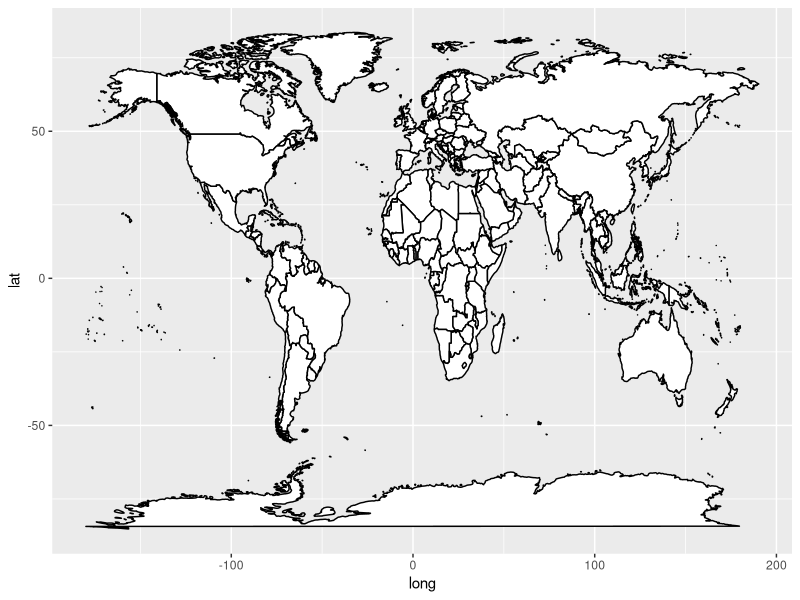
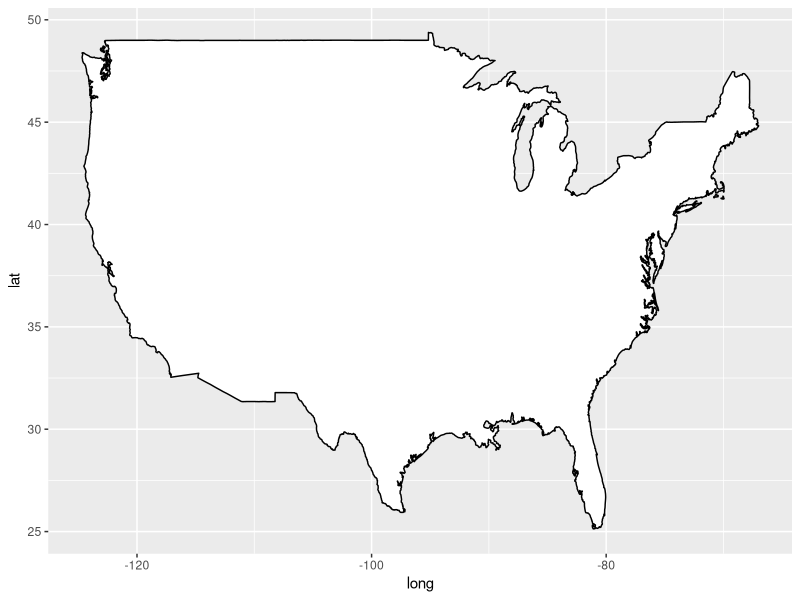
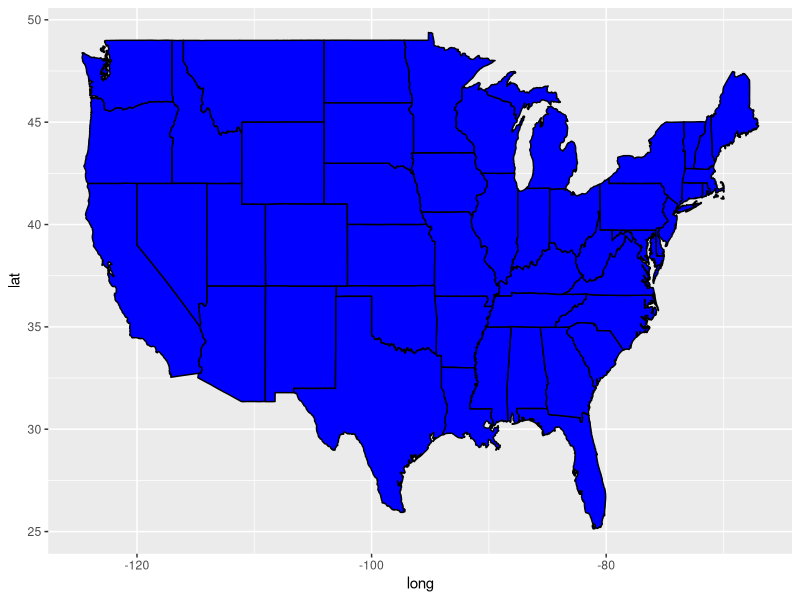
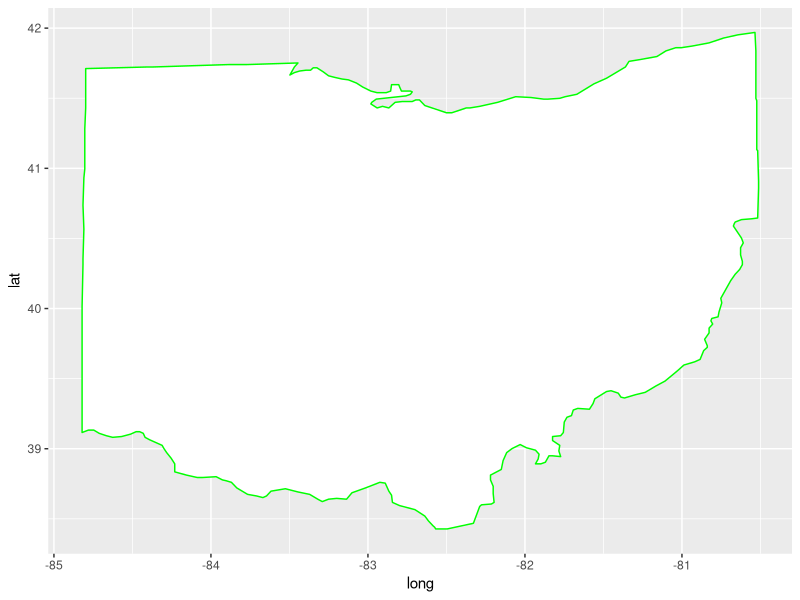
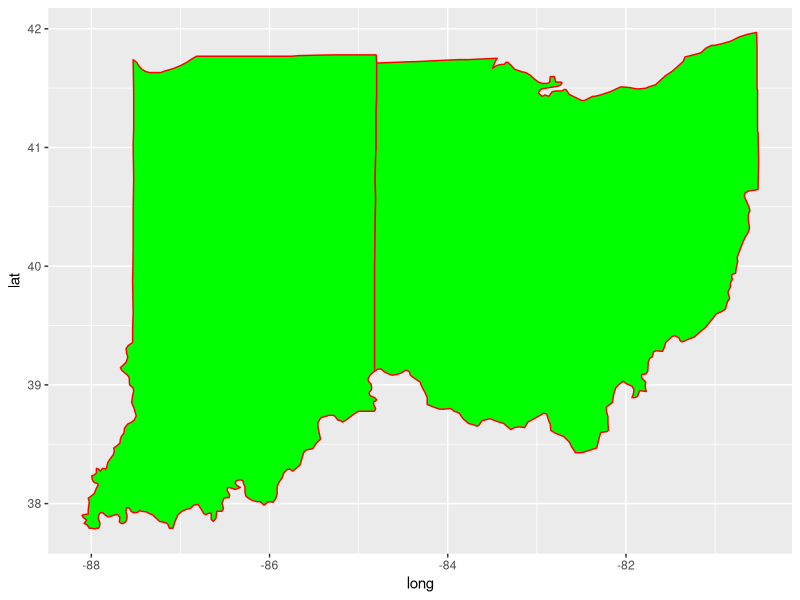
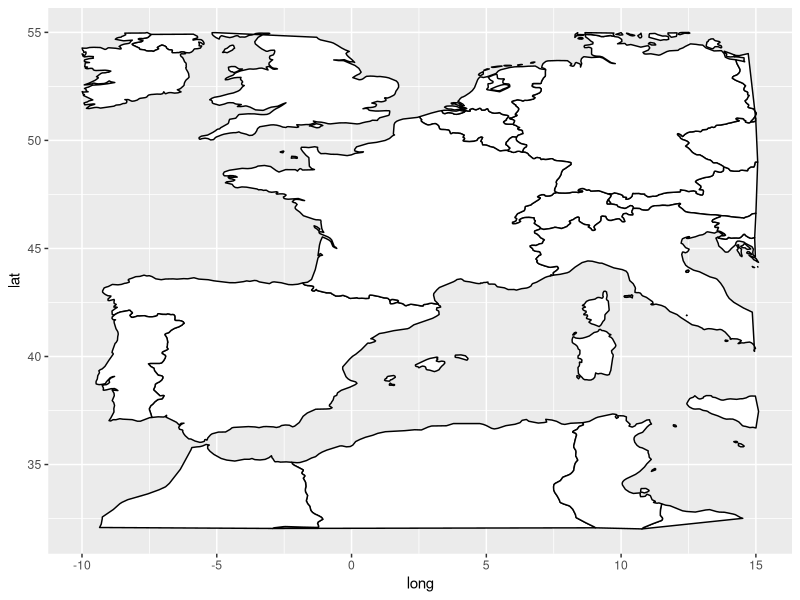
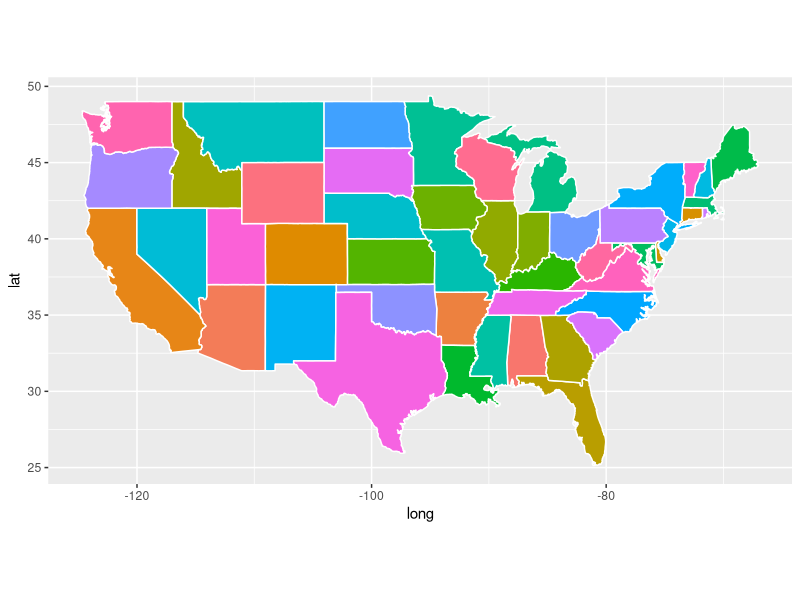
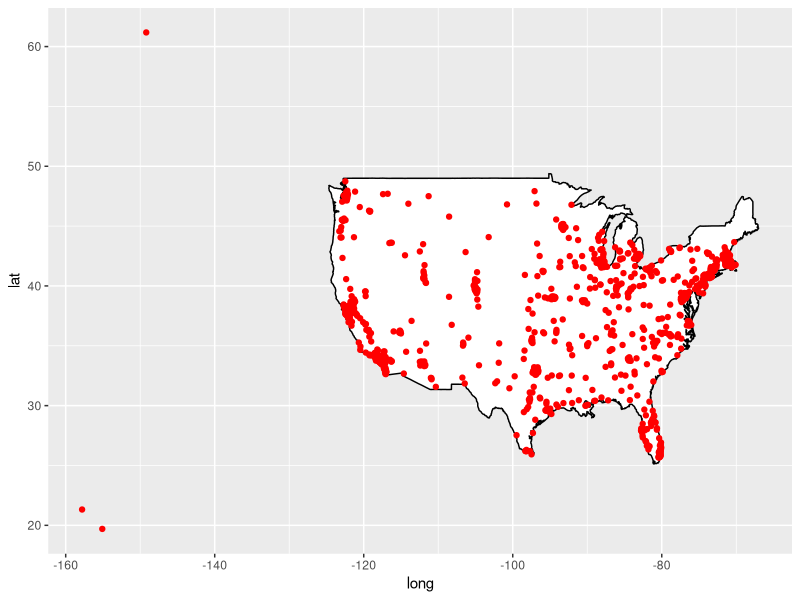

Write R code to recreate these figures, in order.
## ---- chunk 1
knitr::opts_chunk$set(echo = TRUE, warning=FALSE, message=FALSE)
## ---- chunk 2
library(tidyverse)
library(maps)
library(scales)
library(stringr)

# Let us get a world map using the "map_data" function 
world <- map_data("world")

## Let us get a US map including Hawaii, Alaska, and Puerto Rico:
usa <- map_data("usa")

# Let us get the states:
states <- map_data("state")

# Select Ohio using the filter function:
ohio <- states %>%
  filter(region == "ohio")
## ---- chunk 3
ggplot(data = world,
       mapping = aes(x = long, y = lat, group = group)) +
 geom_polygon(fill = "white", color = "black")
## ---- chunk 4
ggplot(data = usa,
       mapping = aes(x = long, y= lat, group = group)) +
 geom_polygon(fill = "white", color = "black")
## ---- chunk 5
ggplot(data = states,
       mapping = aes(x = long, y = lat, group = group)) +
 geom_polygon(fill = "blue", color = "black")
## ---- chunk 6
ggplot(data = ohio,
       mapping=aes(x = long, y = lat, group = group)) + 
  geom_polygon(fill = "white", color = "green")
## ---- chunk 7
# We can select data for two states, for example Ohio and Indiana:
ohio_indiana <- states %>% 
  filter(region == "ohio" | region == "indiana")

# Plot the map of Ohio and Indiana:
ggplot(data = ohio_indiana,
       mapping = aes(x = long, y = lat, group = group)) + 
  geom_polygon(fill = "green" , color = "red")
## ---- chunk 8
world <- map_data("world")
a_region <- filter(world, long >- 10 & long < 15.1 & lat > 32 & lat < 55)

ggplot(data = a_region,
       mapping = aes(x = long, y= lat, group = group)) +
  geom_polygon(fill = "white", color = "black")
## ---- chunk 9
head(ohio)
## ---- chunk 10
ggplot(data = states) + 
 geom_polygon(aes(x = long, y = lat, fill = region, group = group),
              color = "white") + 
 coord_fixed(1.3) +
 guides(fill = FALSE) # Do this to omit the legend
## ---- chunk 11
# The maps package has city data
head(maps::world.cities)

my_cities <- maps::world.cities

usa_cities <- filter(my_cities,country.etc == "USA")

head(usa_cities)
## ---- chunk 12
ggplot(data = usa,
       mapping = aes(x = long, y = lat, group = group)) +
 geom_polygon(color = "black", fill = "white") +
 geom_point(data = usa_cities, color = "red",
            aes(x = long, y = lat, group = NULL))
## ---- chunk 13
usa_big_cities <- filter(my_cities, country.etc == "USA" & pop > 500000)

ggplot(data = usa, mapping = aes(x = long, y = lat, group = group)) +
  geom_polygon(color = "black", fill = "white") +
  geom_point(data = usa_big_cities, color = "red",
             aes(x = long, y = lat, group = NULL))
## ---- chunk 14
ggplot(data = usa, mapping = aes(x = long, y = lat, group = group)) +
  geom_polygon(color = "black", fill = "white") +
  geom_point(data = usa_big_cities, color = "red",
             aes(x = long, y = lat, group = NULL, size = pop))
## ---- chunk 15
usa_big_cities$qual <- sample(LETTERS[1:5], nrow(usa_big_cities),
                              replace = TRUE)

ggplot(data = usa, mapping = aes(x = long, y = lat, group = group)) +
  geom_polygon(color = "black", fill = "white") +
  geom_point(data = usa_big_cities,
             aes(x = long, y = lat, group = NULL, color = qual, size = pop))
## ---- chunk 16
# No scientific notation in legend r ggplot:
# scales package adds the "scale_size_continuous" function, and we can set label=comma
library(scales)

# Change the column name to make the legend nicer"
usa_big_cities$Population <- usa_big_cities$pop
usa_big_cities$Qualitative <- usa_big_cities$qual

# Do some additional refining:
ggplot(data = usa, mapping = aes(x = long, y= lat, group = group)) + 
  geom_polygon(color = "black", fill = "white") +
  geom_point(data = usa_big_cities,
             aes(x = long, y = lat, group = NULL,
                 color = Qualitative, size = Population)) +
  scale_size_continuous(label = comma)
## ---- chunk 17
# Get basic map data for all USA counties:
usa_counties = map_data("county") 

# Subset to counties in Ohio:
oh = subset(usa_counties, region == "ohio") 
head(oh)
## ---- chunk 18
# Plot ohio counties
ggplot() +
  geom_polygon(data = oh,
               aes(x = long, y = lat, group = group, fill = subregion),
               color = "black", alpha = 0.3) + 
  coord_fixed(1.3) +
  guides(fill = FALSE) +
  ggtitle("Ohio counties")  
## ---- chunk 19
# The data of the estimated population of each  county in 2021 and percent change from 2010
Ohio <- read_csv("Ohio.csv")
head(Ohio)
## ---- chunk 20
# Create a new  column called  "county" so that counties start with capital letters
# using str_to_title function 
oh$county <- str_to_title(oh$subregion)

# Merge population data with counties data by county variable using inner_join
# function, and named the new object "ohio_pop"
ohio_pop <- inner_join(oh, Ohio, by = "county")

# Select counties with population greater than 100000
ohio_big_pop <- filter(ohio_pop, Pop > 100000)
## ---- chunk 21
ggplot(data = ohio_pop, mapping = aes(x = long, y = lat, group = group)) +
  geom_polygon(color = "black", fill = "white") +
  geom_point(data = ohio_big_pop, color = "red",
             aes(x = long, y = lat, group = NULL, size = Pop)) +
  guides(size = FALSE)  #  Do this to omit the legend
## ---- chunk 22
ApplyQuintiles <- function(x) {
  cut(x, breaks = c(quantile(ohio_pop$Pop, probs = seq(0, 1, by = 0.2))),
      labels = c("0-20", "20-40", "40-60", "60-80", "80-100"),
      include.lowest = TRUE)
}

ohio_pop$grouped_pop <- sapply(ohio_pop$Pop, ApplyQuintiles)
head(ohio_pop)
## ---- chunk 23
ggplot() +
  geom_polygon(data = ohio_pop,
               aes(x = long, y = lat, group = group, fill = grouped_pop),
               color = "black") + 
  coord_fixed(1.3) +
  scale_fill_brewer(palette = "Set1", direction = -1) +
  labs(fill = "Population Quantiles") 
## ---- chunk 24
# get basic map data for all USA counties 
usa_counties = map_data("county")    

# subset to counties in Ohio 
oh = subset(usa_counties, region == "ohio")  

# read population data
Ohio <- read_csv("Ohio.csv") 

# Create a new  column called  "county" so that counties start with capital letters using str_to_title function 
oh$county = str_to_title(oh$subregion)

# merge counties with population
ohio_pop<-inner_join(oh, Ohio, by = "county")

# Select counties with % positive population growth
ohio_pos_pop <- filter(ohio_pop, Perc>0)
ggplot(data = ohio_pop,
       mapping = aes(x = long, y= lat, group = group)) +
  geom_polygon(color = "black", fill = "white") +
  geom_point(data = ohio_pos_pop,
             aes(x = long, y = lat, group = NULL, color = "red", size = Pop)) + 
  guides(size = FALSE)  #  do this to leave off the size legend 
## ---- chunk 25
ohio_neg_pop <- filter(ohio_pop, Perc < 0)

ggplot(data = ohio_pop,
       mapping = aes(x= long, y= lat, group = group)) +
  geom_polygon(color = "black", fill = "white") +
  geom_point(data = ohio_neg_pop, color = "red",
             aes(x = long, y = lat, group = NULL, size = Perc)) +
  guides(size = FALSE) # Omit the legend

ApplyQuintiles_n <- function(x) {
  cut(x, breaks = c(quantile(ohio_neg_pop$Perc, probs = seq(0, 1, by = 0.2))),
      labels = c("0-20", "20-40", "40-60", "60-80", "80-100"),
      include.lowest = TRUE)
}

ohio_neg_pop$grouped_pop <- sapply(ohio_neg_pop$Perc, ApplyQuintiles_n)

#  plot the map
ggplot() +
  geom_polygon(data = ohio_neg_pop,
               aes(x = long, y = lat, group = group, fill = grouped_pop),
               color = "black") + 
  coord_fixed(1.3) +
  scale_fill_brewer(palette = "Set1", direction = -1) +
  labs(fill = "Negative population growth counties") 
## ---- chunk 26
world <- map_data("world")

france <- filter(world,region == "France")

ggplot(data = france,
       mapping = aes(x = long, y = lat, group = group)) +
  geom_polygon(color = "black", fill = "white") +
  labs(fill = "France") 

# The "maps" package has city data
head(maps::world.cities)
my_cities <-maps::world.cities

france_cities <- filter(my_cities, country.etc == "France")

head(france_cities)

# Make a point for every city:
ggplot(data = france, mapping = aes(x = long, y = lat, group = group)) +
  geom_polygon(color = "black", fill = "white") +
  geom_point(data = france_cities, color = "red",
             aes(x = long, y = lat, group = NULL))
## ---- chunk 27
# Let's pick just the big cities:
france_big_cities <- filter(my_cities,country.etc == "France" & pop > 100000)

ggplot(data = france,
       mapping = aes(x = long, y = lat, group = group)) +
  geom_polygon(color = "black", fill = "white") +
  geom_point(data = france_big_cities, color = "red",
             aes(x = long, y = lat, group = NULL)) 
## ---- chunk 28
# vary size of point by city size
ggplot(data = france, mapping = aes(x = long, y = lat, group = group)) +
  geom_polygon(color = "black", fill = "white") +
  geom_point(data = france_big_cities, color = "red",
             aes(x = long, y = lat, group = NULL, size = pop))
## ---- chunk 29
# Now vary the color of the dots
france_big_cities$qual <- sample(LETTERS[1:5],
                                 nrow(france_big_cities),
                                 replace = TRUE)

ggplot(data = france,
       mapping = aes(x = long, y = lat, group = group)) +
  geom_polygon(color = "black",fill = "white") +
  geom_point(data = france_big_cities,
             aes(x = long, y = lat, group = NULL, color = qual, size = pop))
## ---- chunk 30
# Do some tweaking:
# no scientific notation in legend r ggplot
# scales package adds the "scale_size_continuous" function to our arsenal, and we can set label=comma
library(scales)

# Change the column name to make the legend nicer:
france_big_cities$Population <- france_big_cities$pop
france_big_cities$Qualitative <- france_big_cities$qual

# Do some additional refining:
ggplot(data = france,
       mapping = aes(x = long, y = lat, group = group)) +
  geom_polygon(color = "black", fill = "white") +
  geom_point(data = france_big_cities,
             aes(x = long, y = lat, group = NULL,
                 color = Qualitative, size = Population)) +
  scale_size_continuous(label = comma)
